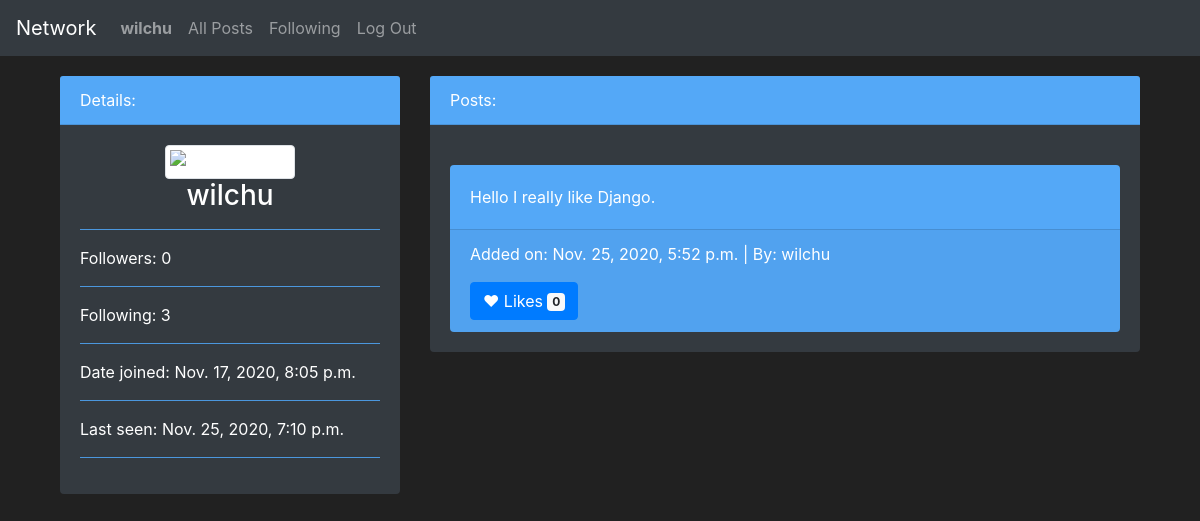
The app's page /profil/2 (signed in), older data.
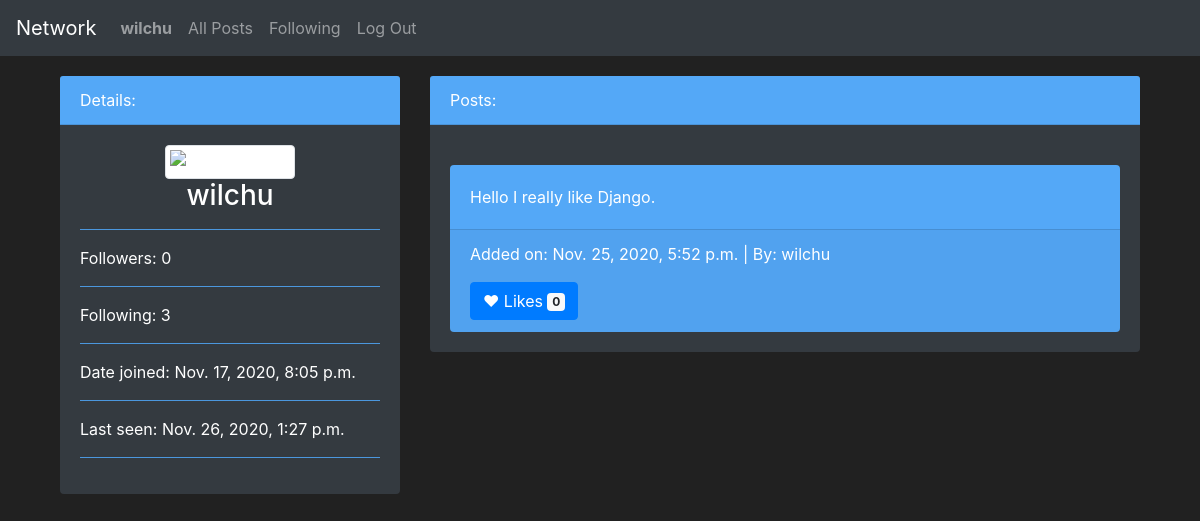
The same page, newer data.
### network/models.py (models this page shows)
class User(AbstractUser):
    followers = models.IntegerField(default=0)
    following = models.IntegerField(default=0)

### network/views.py (the view, shortened to what this page needs)
# urls.py: path("profil/<int:userID>", views.profil, name="profil"),
def profil(request, userID):
    try:
        get_user = User.objects.get(pk=int(userID))
    except ObjectDoesNotExist:
        return HttpResponseNotFound('<h1>User not found</h1>')
    follower = User.objects.get(pk=int(request.user.id))
    follow_object = Follows.objects.filter(follower = follower).filter(target = get_user)
    if follow_object:
        is_following = True
    else:
        is_following = False
    return render(request, 'network/profil.html', {
        'user_id': get_user.id,
        'user_nickname': get_user.username,
        'user_followers': get_user.followers,
        'user_following': get_user.following,
        'user_joined': get_user.date_joined,
        'user_seen': get_user.last_login,
        'user_posts': Posts.objects.all().filter(post_owner = get_user).order_by('-post_date'),
        "follow_status": is_following
    })

### network/templates/network/profil.html (shortened to what this page needs)
{% extends "network/layout.html" %}
{% block body %}
    <section>
        <div class="container">
            <div class="row">
                <div class="col-md-4">
                    <div class="card text-white bg-dark mb-3">
                        <div class="card-header">Details:</div>
                        <div class="card-body">
                          <div class="text-center">
                            <img src="https://cdn.pixabay.com/photo/2015/10/05/22/37/blank-profile-picture-973460_960_720.png" width="200px;"class="img-thumbnail" alt="Icon of a user">
                            <h3 class="card-title">{{ user_nickname }}</h3>
                          </div>
                          <hr>
                          <p class="card-text">Followers: {{ user_followers }}</p>
                          <hr>
                          <p class="card-text">Following: {{ user_following }}</p>
                          <hr>
                          <p class="card-text">Date joined: {{ user_joined }}</p>
                          <hr>
                          <p class="card-text">Last seen: {{ user_seen }}</p>
                          <hr>
                        </div>
                      </div>
                </div>
                <div class="col-md-8">
                    <div class="card text-white bg-dark mb-3">
                        <div class="card-header">Posts:</div>
                        <div class="card-body">
                           {% for post in user_posts %}
                              <div class="card bg-blue text-white">
                                <div class="card-body">
                                  <p class="card-text">{{ post.post_content }}</p>
                                </div>
                                <div class="card-footer">
                                  <p>Added on: {{ post.post_date }} | By: {{ post.post_owner }}</p>
                                  <button type="button" class="btn btn-primary">
                                    &hearts; Likes <span class="badge badge-light">{{ post.post_likes }}</span>
                                  </button>
                                </div>
                              </div>
                              {% empty %}
                              <h4>No posts to display yet.</h4>
                           {% endfor %}
                        </div>
                      </div>
                </div>
            </div>
        </div>
    </section>
{% endblock %}

### network/templates/network/layout.html (shortened to what this page needs)
{% load static %}
<!DOCTYPE html>
<html lang="en">
    <head>
        <link rel="stylesheet" href="https://stackpath.bootstrapcdn.com/bootstrap/4.4.1/css/bootstrap.min.css">
        <link href="{% static 'network/styles.css' %}" rel="stylesheet">
    </head>
    <body>
        <nav class="navbar navbar-expand-lg navbar-dark bg-dark">
            <a class="navbar-brand" href="#">Network</a>
            <div>
              <ul class="navbar-nav mr-auto">
                {% if user.is_authenticated %}
                    <li class="nav-item">
                        <a class="nav-link" href="{% url 'profil' user.id %}"><strong>{{ user.username }}</strong></a>
                    </li>
                {% endif %}
                <li class="nav-item">
                  <a class="nav-link" href="{% url 'index' %}">All Posts</a>
                </li>
                {% if user.is_authenticated %}
                    <li class="nav-item">
                        <a class="nav-link" href="{% url 'following' %}">Following</a>
                    </li>
                    <li class="nav-item">
                        <a class="nav-link" href="{% url 'logout' %}">Log Out</a>
                    </li>
                {% endif %}
              </ul>
            </div>
          </nav>
        <div class="body container">
            {% block body %}
            {% endblock %}
        </div>
    </body>
</html>

Row changes from the older to the newer data that the page shows:
changed User "wilchu": last_login "Nov. 25, 2020, 7:10 p.m." → "Nov. 26, 2020, 1:27 p.m."
